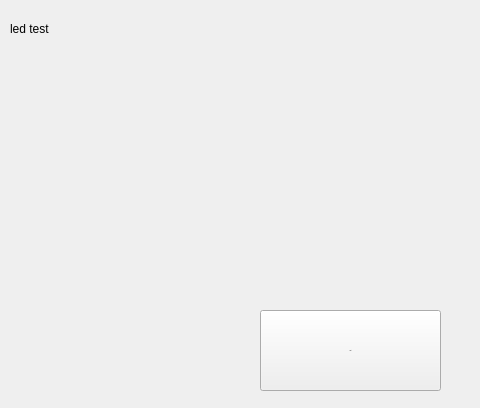
<?xml version="1.0" encoding="UTF-8"?>
<ui version="4.0">
 <class>Form</class>
 <widget class="QWidget" name="Form">
  <property name="geometry">
   <rect>
    <x>0</x>
    <y>0</y>
    <width>480</width>
    <height>408</height>
   </rect>
  </property>
  <property name="windowTitle">
   <string>led test</string>
  </property>
  <widget class="Led" name="led">
   <property name="geometry">
    <rect>
     <x>48</x>
     <y>9</y>
     <width>40</width>
     <height>41</height>
    </rect>
   </property>
   <property name="diameter">
    <number>12</number>
   </property>
   <property name="color">
    <color>
     <red>242</red>
     <green>255</green>
     <blue>98</blue>
    </color>
   </property>
  </widget>
  <widget class="QLabel" name="label">
   <property name="geometry">
    <rect>
     <x>10</x>
     <y>10</y>
     <width>51</width>
     <height>37</height>
    </rect>
   </property>
   <property name="text">
    <string>led test</string>
   </property>
  </widget>
  <widget class="Button" name="button">
   <property name="geometry">
    <rect>
     <x>260</x>
     <y>310</y>
     <width>181</width>
     <height>81</height>
    </rect>
   </property>
   <property name="font">
    <font>
     <pointsize>-1</pointsize>
    </font>
   </property>
   <property name="text">
    <string>Test</string>
   </property>
  </widget>
 </widget>
 <customwidgets>
  <customwidget>
   <class>Button</class>
   <extends>QPushButton</extends>
   <header>button</header>
  </customwidget>
  <customwidget>
   <class>Led</class>
   <extends>QWidget</extends>
   <header>led</header>
  </customwidget>
 </customwidgets>
 <resources/>
 <connections/>
</ui>
